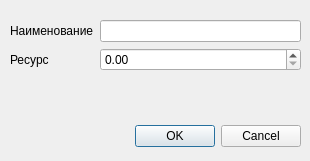
<?xml version="1.0" encoding="UTF-8"?>
<ui version="4.0">
 <class>AddEquipmentDialog</class>
 <widget class="QDialog" name="AddEquipmentDialog">
  <property name="geometry">
   <rect>
    <x>0</x>
    <y>0</y>
    <width>310</width>
    <height>161</height>
   </rect>
  </property>
  <property name="windowTitle">
   <string>Добавление оборудования</string>
  </property>
  <property name="modal">
   <bool>true</bool>
  </property>
  <widget class="QDialogButtonBox" name="addEquipmentOK">
   <property name="geometry">
    <rect>
     <x>30</x>
     <y>120</y>
     <width>271</width>
     <height>32</height>
    </rect>
   </property>
   <property name="orientation">
    <enum>Qt::Horizontal</enum>
   </property>
   <property name="standardButtons">
    <set>QDialogButtonBox::Cancel|QDialogButtonBox::Ok</set>
   </property>
  </widget>
  <widget class="QWidget" name="formLayoutWidget">
   <property name="geometry">
    <rect>
     <x>10</x>
     <y>20</y>
     <width>291</width>
     <height>91</height>
    </rect>
   </property>
   <layout class="QFormLayout" name="formLayout">
    <item row="0" column="0">
     <widget class="QLabel" name="label">
      <property name="text">
       <string>Наименование</string>
      </property>
     </widget>
    </item>
    <item row="0" column="1">
     <widget class="QLineEdit" name="equipmentNameEdit"/>
    </item>
    <item row="1" column="0">
     <widget class="QLabel" name="label_2">
      <property name="text">
       <string>Ресурс</string>
      </property>
     </widget>
    </item>
    <item row="1" column="1">
     <widget class="QDoubleSpinBox" name="equipmentResourceValue"/>
    </item>
   </layout>
  </widget>
 </widget>
 <resources/>
 <connections>
  <connection>
   <sender>addEquipmentOK</sender>
   <signal>accepted()</signal>
   <receiver>AddEquipmentDialog</receiver>
   <slot>accept()</slot>
   <hints>
    <hint type="sourcelabel">
     <x>248</x>
     <y>254</y>
    </hint>
    <hint type="destinationlabel">
     <x>157</x>
     <y>274</y>
    </hint>
   </hints>
  </connection>
  <connection>
   <sender>addEquipmentOK</sender>
   <signal>rejected()</signal>
   <receiver>AddEquipmentDialog</receiver>
   <slot>reject()</slot>
   <hints>
    <hint type="sourcelabel">
     <x>316</x>
     <y>260</y>
    </hint>
    <hint type="destinationlabel">
     <x>286</x>
     <y>274</y>
    </hint>
   </hints>
  </connection>
 </connections>
</ui>
